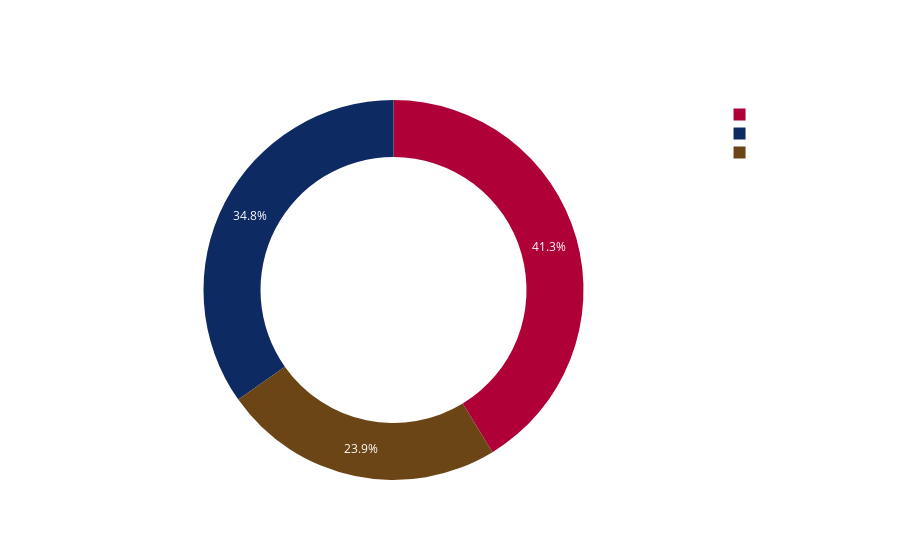

Notebook source saved alongside this figure:
### Code cell
# Find the total quantity sold in the entire dataset
quantitysold = superstore.Quantity.sum()

# Finding the top 3 cities based on quantity sold
top3cities = superstore.groupby('City')['Quantity'].sum().nlargest(3)

# Find the total quantity sold based on the top 3 cities
top3citiesgrouped = top3cities.sum()

# Finding percentage distribution of total quantity sold in top 3 cities to total quantity sold in the entire dataset
percentagedistribution = (top3cities / quantitysold) * 100

distributionlabels = [f"{city} : {percentage : .2f}%" for city, percentage in zip(top3cities.index, percentagedistribution)]

# Creating the doughnut chart showing the distriubtion based on the top 3 cities
cityquantitydistribution = px.pie(names = distributionlabels, values = top3cities.values, hole = 0.7, color_discrete_sequence=px.colors.qualitative.Dark24_r, title = "Top 3 Cities Sold To")

# Changing the graph, title and legend colors to white
cityquantitydistribution.update_layout(paper_bgcolor = "rgba(0, 0, 0, 0)", title = dict(font = dict(color = "white", size = 14)), legend_font_color = "white")

# Adding the text in the middle of the doughnut chart
cityquantitydistribution.add_annotation(text = "Top 3 Cities", showarrow = False, font = dict(size = 14, color = "white"), y = 0.6)
cityquantitydistribution.add_annotation(text = "Total Sold", showarrow = False, font = dict(size = 14, color = "white"))
cityquantitydistribution.add_annotation(text = '{:,}'.format(top3citiesgrouped), showarrow = False, font = dict(size = 14, color = "white"), y = 0.4)

cityquantitydistribution

### Figure 1 — Plotly figure (JSON) as saved in the notebook; plotly's stock layout.template omitted (floating-point values rounded to 4 significant figures)
{"data": [{"domain": {"x": [0, 1], "y": [0, 1]}, "hole": 0.7, "hovertemplate": "label=%{label}<br>value=%{value}<extra></extra>", "labels": ["New York City :  9.02%", "Los Angeles :  7.60%", "Philadelphia :  5.23%"], "legendgroup": "", "name": "", "showlegend": true, "type": "pie", "values": [3417, 2879, 1981]}], "layout": {"annotations": [{"font": {"color": "white", "size": 14}, "showarrow": false, "text": "Top 3 Cities", "y": 0.6}, {"font": {"color": "white", "size": 14}, "showarrow": false, "text": "Total Sold"}, {"font": {"color": "white", "size": 14}, "showarrow": false, "text": "8,277", "y": 0.4}], "legend": {"font": {"color": "white"}, "tracegroupgap": 0}, "paper_bgcolor": "rgba(0, 0, 0, 0)", "piecolorway": ["#AF0038", "#0D2A63", "#6C4516", "#DA60CA", "#1616A7", "#620042", "#A777F1", "#862A16", "#778AAE", "#6C7C32", "#B2828D", "#FC0080", "#FB00D1", "#00A08B", "#511CFB", "#EB663B", "#750D86", "#B68100", "#222A2A", "#DA16FF", "#FB0D0D", "#1CA71C", "#E15F99", "#2E91E5"], "title": {"font": {"color": "white", "size": 14}, "text": "Top 3 Cities Sold To"}}}
